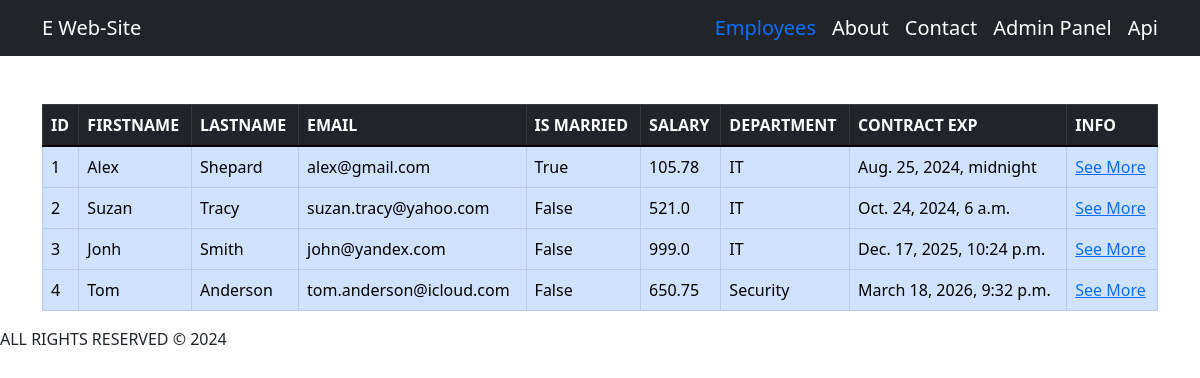
/employees/, run on an earlier commit of the app's database.
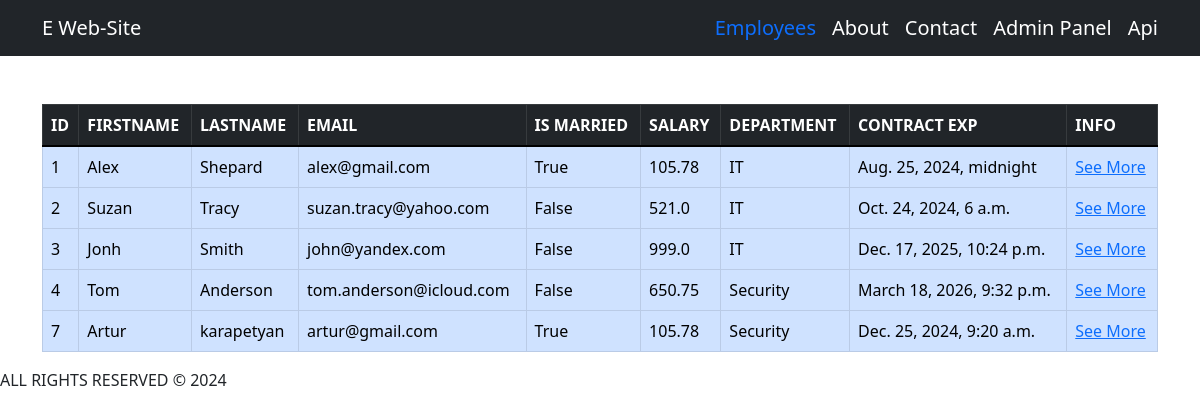
And on a later commit of the database.
### employees/models.py (models this page shows, shortened)
class Employee(models.Model):
    first_name = models.CharField(max_length=40)
    last_name = models.CharField(max_length=40)
    email = models.EmailField(max_length=255)
    is_married = models.BooleanField(default=False)
    salary =models.FloatField(default=0.0)
    contract_exp = models.DateTimeField()
    department = models.ForeignKey(Department, on_delete=models.CASCADE)
    created_at = models.DateTimeField(default=timezone.now)

class Department(models.Model):
    title = models.CharField(max_length=40)
    created_at = models.DateTimeField(default=timezone.now)
    def __str__(self):
        return self.title

### employees/views.py (the view)
# urls.py: path("",include("employees.urls")),
def employees(request):
    employees = Employee.objects.all()
    return render(request,"employees.html", {"employees":employees})

### employees/templates/employees.html (shortened to what this page needs)
{% extends "base.html" %}
{% block employees_template %}
<div class="table-responsive mt-5">
<table class= "table table-hover   table-bordered table-primary">
    <thead class="table-dark">
     <tr>
       <th>ID</th>
       <th>FIRSTNAME</th>
       <th>LASTNAME</th>
       <th>EMAIL</th>
       <th>IS MARRIED</th>
       <th>SALARY</th>
       <th>DEPARTMENT</th>
       <th>CONTRACT EXP</th>
       <th>INFO</th>
     </tr>
    </thead>
    <tbody>
        {%for employee in employees%}
        <tr>
            <td>{{employee.id}}</td>
            <td>{{employee.first_name}}</td>
            <td>{{employee.last_name}}</td>
            <td>{{employee.email}}</td>
            <td>{{employee.is_married}}</td>
            <td>{{employee.salary}}</td>
            <td>{{employee.department}}</td>
            <td>{{employee.contract_exp}}</td>
            <td>
              <a href="{% url "app:single_employee" employee.id %}">See More</a>
            </td>
        </tr>
        {% endfor %}
    </tbody>
</table>
</div>
{%endblock%}

### employees/templates/base.html (shortened to what this page needs)
<!DOCTYPE html>
<html lang="en">
  <head>
  <link href="https://cdn.jsdelivr.net/npm/bootstrap@5.1.3/dist/css/bootstrap.min.css" rel="stylesheet">
  </head>
  <body>
    <nav class="navbar navbar-expand-lg navbar-dark bg-dark">
      <div class="container w-100">
        <a href="{% url "app:index" %}"class="navbar-brand">E Web-Site</a>
        <div class="collapse navbar-collapse" id="mobileMenu">
          <ul class="navbar-nav w-100 justify-content-end gap-3">
            <li class="nav-item">
              <a href="{% url "app:employees" %}" aria-current="page" class="text-hover fs-5 text-decoration-none">Employees</a>
            </li>
            <li class="nav-item">
              <a href="{% url "app:about" %}" class="text-white text-hover fs-5 text-decoration-none">About</a>
            </li>
            <li class="nav-item">
              <a href="{% url "app:contact" %}" class="text-white text-hover fs-5 text-decoration-none">Contact</a>
            </li>
            <li class="nav-item">
              <a href="/admin" target="_blank"  class="text-white text-hover fs-5 text-decoration-none">Admin Panel</a>
            </li>
            <li class="nav-item">
              <a href= "/api/v1/" target="_blank" class="text-white text-hover fs-5 text-decoration-none">Api</a>
            </li>
          </ul>
        </div>
      </div>
    </nav>
    <main class="container">
      {%block employees_template %}
      {% endblock  %}
    </main>
    <footer>ALL  RIGHTS RESERVED &copy; 2024</footer>
  </body>
</html>

What changed in the data, as far as the page shows it:
added Employee: id "7", first_name "Artur", last_name "karapetyan", email "artur@gmail.com", is_married "True", salary "105.78", department "Security", contract_exp "Dec. 25, 2024, 9:20 a.m."
